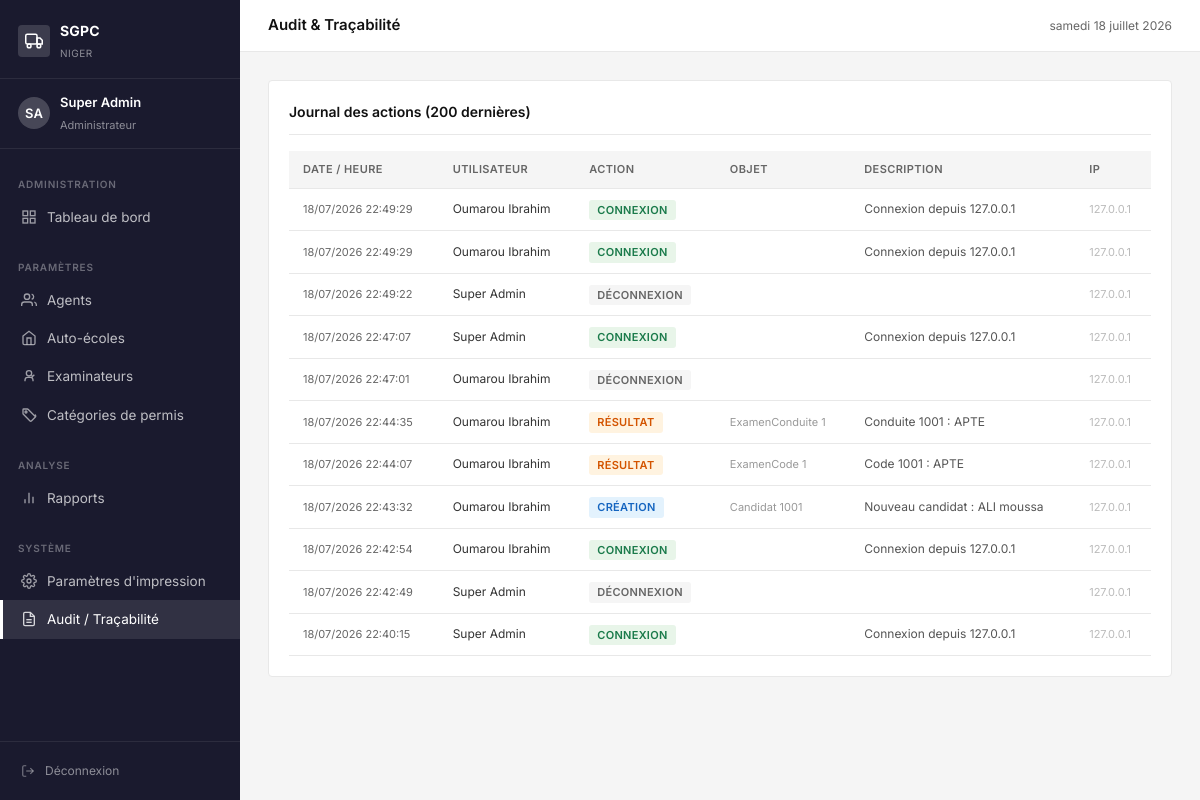
/admin-sgpc/audit/ (signed in), run on the app's committed database.
### core/models.py (models this page shows, shortened)
class ProfilAgent(models.Model):
    ROLE_CHOICES = [
        ('admin', 'Administrateur'),
        ('direction', 'Agent Direction'),
    ]
    user = models.OneToOneField(User, on_delete=models.CASCADE, related_name='profil')
    role = models.CharField(max_length=20, choices=ROLE_CHOICES, default='direction')
    telephone = models.CharField(max_length=20, blank=True)
    actif = models.BooleanField(default=True)
    date_creation = models.DateTimeField(auto_now_add=True)

class JournalAudit(models.Model):
    ACTION_CHOICES = [
        ('CONNEXION', 'Connexion'),
        ('DECONNEXION', 'Déconnexion'),
        ('CREATION', 'Création'),
        ('MODIFICATION', 'Modification'),
        ('SUPPRESSION', 'Suppression'),
        ('SAISIE_RESULTAT', 'Saisie résultat'),
    ]
    utilisateur = models.ForeignKey(User, on_delete=models.SET_NULL, null=True)
    action = models.CharField(max_length=20, choices=ACTION_CHOICES)
    modele = models.CharField(max_length=50, blank=True)
    objet_id = models.CharField(max_length=50, blank=True)
    description = models.TextField(blank=True)
    adresse_ip = models.GenericIPAddressField(null=True, blank=True)
    date_action = models.DateTimeField(auto_now_add=True)
    class Meta:
        verbose_name = "Journal d'audit"
        verbose_name_plural = "Journal d'audit"
        ordering = ['-date_action']

### core/views.py (the view)
# urls.py: path('admin-sgpc/audit/', views.journal_audit, name='journal_audit'),
@login_required
@role_required('admin')
def journal_audit(request):
    journaux = JournalAudit.objects.select_related('utilisateur').all()[:200]
    return render(request, 'core/admin/audit.html', {'journaux': journaux})

### templates/core/admin/audit.html (shortened to what this page needs)
{% extends 'core/base.html' %}
{% block topbar_title %}Audit & Traçabilité{% endblock %}
{% block content %}
<div class="card">
  <div class="card-header">
    <span class="card-title">Journal des actions (200 dernières)</span>
  </div>
  <div class="table-wrap">
    <table>
      <thead>
        <tr><th>Date / Heure</th><th>Utilisateur</th><th>Action</th><th>Objet</th><th>Description</th><th>IP</th></tr>
      </thead>
      <tbody>
        {% for j in journaux %}
        <tr>
          <td style="font-size:11px;white-space:nowrap;color:#666;">{{ j.date_action|date:"d/m/Y H:i:s" }}</td>
          <td style="font-size:12px;">{{ j.utilisateur.get_full_name|default:j.utilisateur.username }}</td>
          <td>
            {% if j.action == 'CONNEXION' %}<span class="badge badge-apte">Connexion</span>
            {% elif j.action == 'DECONNEXION' %}<span class="badge badge-attente">Déconnexion</span>
            {% elif j.action == 'CREATION' %}<span class="badge badge-permis">Création</span>
            {% elif j.action == 'SAISIE_RESULTAT' %}<span class="badge badge-absent">Résultat</span>
            {% else %}<span class="badge badge-attente">{{ j.action }}</span>{% endif %}
          </td>
          <td style="font-size:11px;color:#999;">{{ j.modele }} {{ j.objet_id }}</td>
          <td style="font-size:12px;color:#555;">{{ j.description|truncatechars:60 }}</td>
          <td style="font-size:11px;color:#bbb;">{{ j.adresse_ip|default:"—" }}</td>
        </tr>
        {% empty %}
        <tr><td colspan="6" style="text-align:center;color:#999;padding:32px;">Aucune entrée dans le journal.</td></tr>
        {% endfor %}
      </tbody>
    </table>
  </div>
</div>
{% endblock %}

### templates/core/base.html (shortened to what this page needs)
<!DOCTYPE html>
<html lang="fr">
<head>
  {% load static %}
  <link rel="stylesheet" href="{% static 'css/sgpc.css' %}">
</head>
<body>
<div class="layout">
  <aside class="sidebar" id="sidebar">
    <div class="sidebar-header">
      <div class="sidebar-brand">
        <div class="brand-icon">
          <svg width="18" height="18" fill="none" stroke="white" stroke-width="2" viewBox="0 0 24 24">
            <rect x="1" y="3" width="15" height="13" rx="2"/>
            <path d="M16 8h4l3 3v5h-7V8z"/>
            <circle cx="5.5" cy="18.5" r="2.5"/><circle cx="18.5" cy="18.5" r="2.5"/>
          </svg>
        </div>
        <div class="brand-text">
          <strong>SGPC</strong><span>Niger</span>
        </div>
      </div>
    </div>
    <div class="sidebar-user">
      <div class="user-avatar">{{ request.user.first_name|first|upper }}{{ request.user.last_name|first|upper }}</div>
      <div class="user-info">
        <strong>{{ request.user.get_full_name|truncatechars:22 }}</strong>
        <span>{{ request.user.profil.get_role_display }}</span>
      </div>
    </div>
    <nav class="sidebar-nav">
      {% with role=request.user.profil.role %}
      {% if role == 'admin' %}
      <div class="nav-section">Administration</div>
      <a href="{% url 'tableau_de_bord' %}" class="nav-item {% if request.resolver_match.url_name == 'tableau_de_bord' %}active{% endif %}">
        <svg width="16" height="16" fill="none" stroke="currentColor" stroke-width="2" viewBox="0 0 24 24"><rect x="3" y="3" width="7" height="7"/><rect x="14" y="3" width="7" height="7"/><rect x="3" y="14" width="7" height="7"/><rect x="14" y="14" width="7" height="7"/></svg>
        Tableau de bord
      </a>
      <div class="nav-section" style="margin-top:8px;">Paramètres</div>
      <a href="{% url 'liste_agents' %}" class="nav-item {% if 'agent' in request.resolver_match.url_name %}active{% endif %}">
        <svg width="16" height="16" fill="none" stroke="currentColor" stroke-width="2" viewBox="0 0 24 24"><path d="M17 21v-2a4 4 0 0 0-4-4H5a4 4 0 0 0-4 4v2"/><circle cx="9" cy="7" r="4"/><path d="M23 21v-2a4 4 0 0 0-3-3.87m-4-12a4 4 0 0 1 0 7.75"/></svg>
        Agents
      </a>
      <a href="{% url 'liste_auto_ecoles' %}" class="nav-item {% if 'auto_ecole' in request.resolver_match.url_name %}active{% endif %}">
        <svg width="16" height="16" fill="none" stroke="currentColor" stroke-width="2" viewBox="0 0 24 24"><path d="M3 9l9-7 9 7v11a2 2 0 0 1-2 2H5a2 2 0 0 1-2-2z"/><polyline points="9 22 9 12 15 12 15 22"/></svg>
        Auto-écoles
      </a>
      <a href="{% url 'liste_examinateurs' %}" class="nav-item {% if 'examinateur' in request.resolver_match.url_name %}active{% endif %}">
        <svg width="16" height="16" fill="none" stroke="currentColor" stroke-width="2" viewBox="0 0 24 24"><circle cx="12" cy="8" r="4"/><path d="M6 20v-2a4 4 0 0 1 4-4h4a4 4 0 0 1 4 4v2"/><polyline points="16 11 17 13 20 10"/></svg>
        Examinateurs
      </a>
      <a href="{% url 'liste_categories' %}" class="nav-item {% if 'categorie' in request.resolver_match.url_name %}active{% endif %}">
        <svg width="16" height="16" fill="none" stroke="currentColor" stroke-width="2" viewBox="0 0 24 24"><path d="M20.59 13.41 11 3.83A2 2 0 0 0 9.59 3H4a1 1 0 0 0-1 1v5.59a2 2 0 0 0 .59 1.41l9.58 9.59a2 2 0 0 0 2.82 0l5.59-5.59a2 2 0 0 0 0-2.83z"/><circle cx="7.5" cy="7.5" r="1.5"/></svg>
        Catégories de permis
      </a>
      <div class="nav-section" style="margin-top:8px;">Analyse</div>
      <a href="{% url 'rapports_admin' %}" class="nav-item {% if request.resolver_match.url_name == 'rapports_admin' %}active{% endif %}">
        <svg width="16" height="16" fill="none" stroke="currentColor" stroke-width="2" viewBox="0 0 24 24"><line x1="18" y1="20" x2="18" y2="10"/><line x1="12" y1="20" x2="12" y2="4"/><line x1="6" y1="20" x2="6" y2="14"/></svg>
        Rapports
      </a>
      <div class="nav-section" style="margin-top:8px;">Système</div>
      <a href="{% url 'parametres_impression' %}" class="nav-item {% if request.resolver_match.url_name == 'parametres_impression' or request.resolver_match.url_name == 'test_impression' %}active{% endif %}">
        Paramètres d'impression
      </a>
      <a href="{% url 'journal_audit' %}" class="nav-item {% if request.resolver_match.url_name == 'journal_audit' %}active{% endif %}">
        <svg width="16" height="16" fill="none" stroke="currentColor" stroke-width="2" viewBox="0 0 24 24"><path d="M14 2H6a2 2 0 0 0-2 2v16a2 2 0 0 0 2 2h12a2 2 0 0 0 2-2V8z"/><polyline points="14 2 14 8 20 8"/><line x1="16" y1="13" x2="8" y2="13"/><line x1="16" y1="17" x2="8" y2="17"/></svg>
        Audit / Traçabilité
      </a>
      {% endif %}
      {% endwith %}
    </nav>
    <div class="sidebar-footer">
      <a href="{% url 'deconnexion' %}" class="nav-item" style="color:rgba(255,255,255,.5);font-size:12px;padding:6px 0;">
        <svg width="14" height="14" fill="none" stroke="currentColor" stroke-width="2" viewBox="0 0 24 24"><path d="M9 21H5a2 2 0 0 1-2-2V5a2 2 0 0 1 2-2h4"/><polyline points="16 17 21 12 16 7"/><line x1="21" y1="12" x2="9" y2="12"/></svg>
        Déconnexion
      </a>
    </div>
  </aside>
  <div class="main">
    <div class="topbar">
      <div style="display:flex;align-items:center;gap:10px;">
        <span class="topbar-title">{% block topbar_title %}{% endblock %}</span>
      </div>
      <div class="topbar-right"><span>{% now "l d F Y" %}</span></div>
    </div>
    <div class="page-content">
      {% block content %}{% endblock %}
    </div>
  </div>
</div>
</body>
</html>

### data on the page
JournalAudit: date_action "18/07/2026 22:49:29", utilisateur.get_full_name "Oumarou Ibrahim", action "CONNEXION", description "Connexion depuis 127.0.0.1", adresse_ip "127.0.0.1"
JournalAudit: date_action "18/07/2026 22:49:29", utilisateur.get_full_name "Oumarou Ibrahim", action "CONNEXION", description "Connexion depuis 127.0.0.1", adresse_ip "127.0.0.1"
JournalAudit: date_action "18/07/2026 22:49:22", utilisateur.get_full_name "Super Admin", action "DÉCONNEXION", adresse_ip "127.0.0.1"
JournalAudit: date_action "18/07/2026 22:47:07", utilisateur.get_full_name "Super Admin", action "CONNEXION", description "Connexion depuis 127.0.0.1", adresse_ip "127.0.0.1"
JournalAudit: date_action "18/07/2026 22:47:01", utilisateur.get_full_name "Oumarou Ibrahim", action "DÉCONNEXION", adresse_ip "127.0.0.1"
JournalAudit: date_action "18/07/2026 22:44:35", utilisateur.get_full_name "Oumarou Ibrahim", action "RÉSULTAT", modele "ExamenConduite", objet_id "1", description "Conduite 1001 : APTE", adresse_ip "127.0.0.1"
JournalAudit: date_action "18/07/2026 22:44:07", utilisateur.get_full_name "Oumarou Ibrahim", action "RÉSULTAT", modele "ExamenCode", objet_id "1", description "Code 1001 : APTE", adresse_ip "127.0.0.1"
JournalAudit: date_action "18/07/2026 22:43:32", utilisateur.get_full_name "Oumarou Ibrahim", action "CRÉATION", modele "Candidat", objet_id "1001", description "Nouveau candidat : ALI moussa", adresse_ip "127.0.0.1"
JournalAudit: date_action "18/07/2026 22:42:54", utilisateur.get_full_name "Oumarou Ibrahim", action "CONNEXION", description "Connexion depuis 127.0.0.1", adresse_ip "127.0.0.1"
JournalAudit: date_action "18/07/2026 22:42:49", utilisateur.get_full_name "Super Admin", action "DÉCONNEXION", adresse_ip "127.0.0.1"
JournalAudit: date_action "18/07/2026 22:40:15", utilisateur.get_full_name "Super Admin", action "CONNEXION", description "Connexion depuis 127.0.0.1", adresse_ip "127.0.0.1"

### other printed values
{{ request.user.first_name|first|upper }} "S"
{{ request.user.last_name|first|upper }} "A"
{{ request.user.get_full_name|truncatechars:22 }} "Super Admin"
{{ request.user.profil.get_role_display }} "Administrateur"
